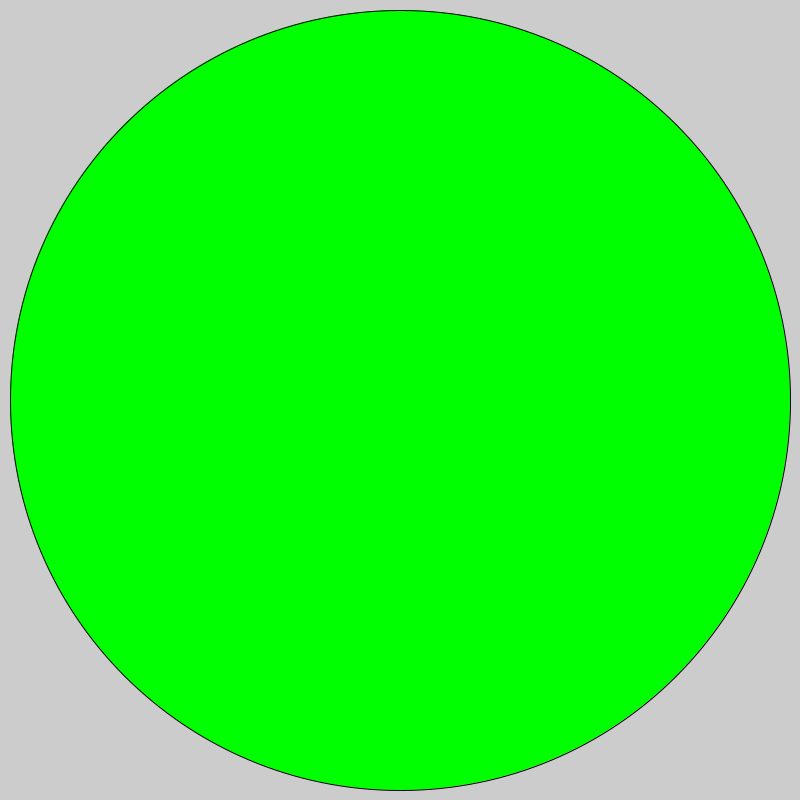
Frame 1 (no input)
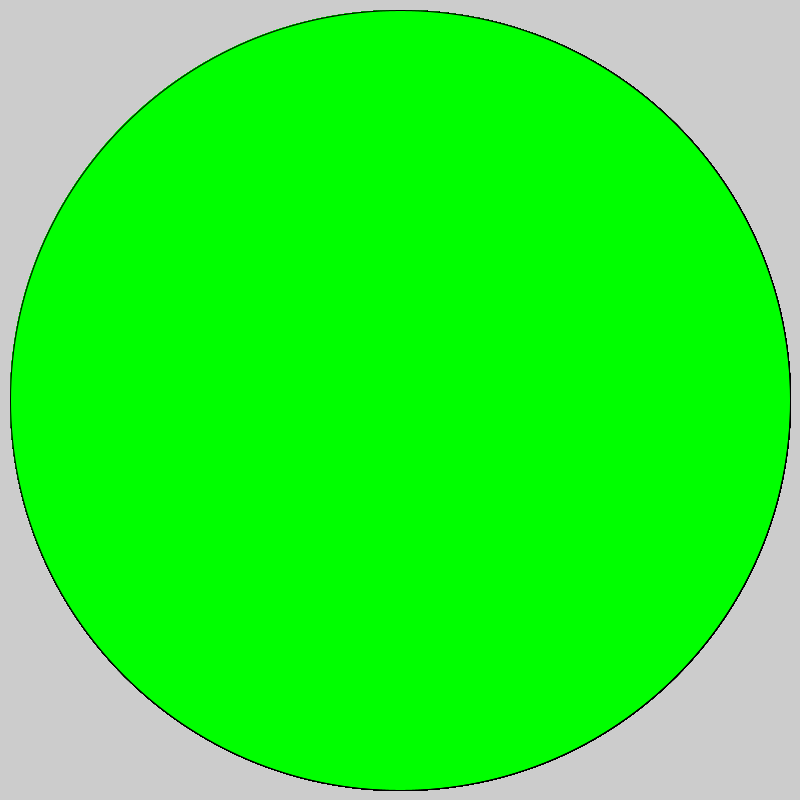
Frame 60 (the mouse pressed at the canvas centre just before this capture)
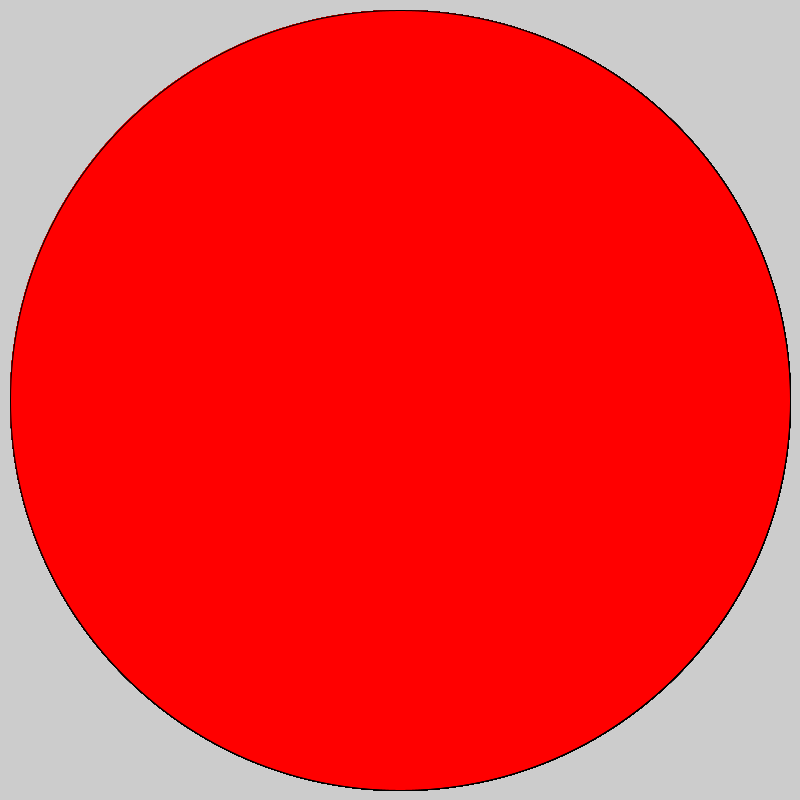
Frame 120 (the mouse held since frame 60 and released just before this capture)

The Processing sketch that drew these frames (run headless with seeded random() and noise(); from frame 60 on, the mouse is pressed at the canvas centre):

// Processing sketch: the_color_chaging_circle
// ── the_color_chaging_circle.pde
void setup(){
 size(800,800); 
}
void draw(){
if(mousePressed){
fill(255,0,0);
}else {
  fill(0,255,0);
}
ellipse(400,400,780,780);
}
